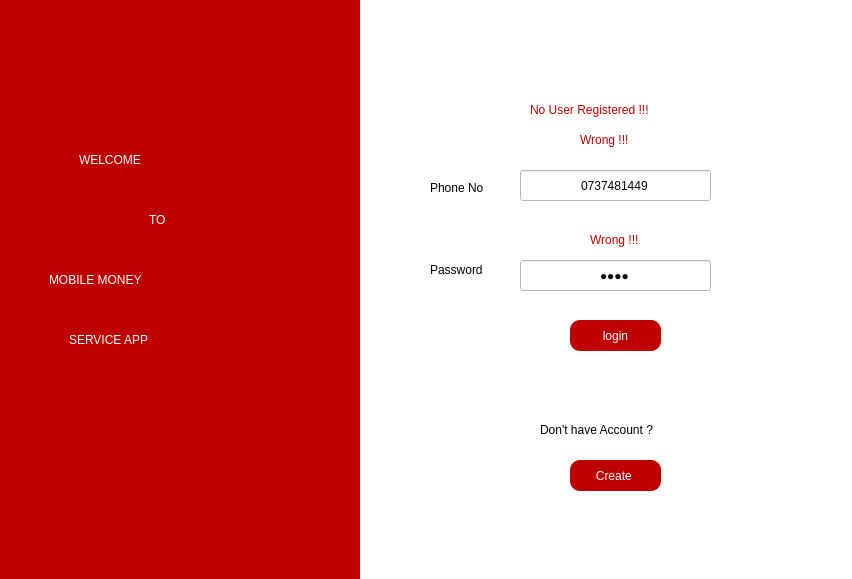
<?xml version="1.0" encoding="UTF-8"?>
<ui version="4.0">
 <class>Dialog</class>
 <widget class="QDialog" name="Dialog">
  <property name="geometry">
   <rect>
    <x>0</x>
    <y>0</y>
    <width>852</width>
    <height>579</height>
   </rect>
  </property>
  <property name="windowTitle">
   <string>Dialog</string>
  </property>
  <property name="styleSheet">
   <string notr="true">background-color: rgb(255, 255, 255);</string>
  </property>
  <widget class="QWidget" name="widget" native="true">
   <property name="geometry">
    <rect>
     <x>-1</x>
     <y>-1</y>
     <width>361</width>
     <height>581</height>
    </rect>
   </property>
   <property name="styleSheet">
    <string notr="true">background-color: rgb(189, 0, 0);
</string>
   </property>
   <widget class="QLabel" name="label_4">
    <property name="geometry">
     <rect>
      <x>80</x>
      <y>140</y>
      <width>171</width>
      <height>41</height>
     </rect>
    </property>
    <property name="styleSheet">
     <string notr="true">color: rgb(255, 255, 255);
font: 75 25pt &quot;Century Gothic&quot;;</string>
    </property>
    <property name="text">
     <string>WELCOME</string>
    </property>
   </widget>
   <widget class="QLabel" name="label_5">
    <property name="geometry">
     <rect>
      <x>150</x>
      <y>200</y>
      <width>51</width>
      <height>41</height>
     </rect>
    </property>
    <property name="styleSheet">
     <string notr="true">color: rgb(255, 255, 255);
font: 75 25pt &quot;Century Gothic&quot;;</string>
    </property>
    <property name="text">
     <string>TO</string>
    </property>
   </widget>
   <widget class="QLabel" name="label_6">
    <property name="geometry">
     <rect>
      <x>50</x>
      <y>260</y>
      <width>261</width>
      <height>41</height>
     </rect>
    </property>
    <property name="styleSheet">
     <string notr="true">color: rgb(255, 255, 255);
font: 75 25pt &quot;Century Gothic&quot;;</string>
    </property>
    <property name="text">
     <string>MOBILE MONEY</string>
    </property>
   </widget>
   <widget class="QLabel" name="label_7">
    <property name="geometry">
     <rect>
      <x>70</x>
      <y>320</y>
      <width>201</width>
      <height>41</height>
     </rect>
    </property>
    <property name="styleSheet">
     <string notr="true">color: rgb(255, 255, 255);
font: 75 25pt &quot;Century Gothic&quot;;</string>
    </property>
    <property name="text">
     <string>SERVICE APP</string>
    </property>
   </widget>
  </widget>
  <widget class="QPushButton" name="create">
   <property name="geometry">
    <rect>
     <x>570</x>
     <y>460</y>
     <width>91</width>
     <height>31</height>
    </rect>
   </property>
   <property name="styleSheet">
    <string notr="true">background-color: rgb(189, 0, 0);
color: rgb(255, 255, 255);
border-radius: 10px;
</string>
   </property>
   <property name="text">
    <string>Create </string>
   </property>
  </widget>
  <widget class="QLabel" name="label">
   <property name="geometry">
    <rect>
     <x>430</x>
     <y>180</y>
     <width>81</width>
     <height>16</height>
    </rect>
   </property>
   <property name="styleSheet">
    <string notr="true">font: 75 12pt &quot;Arial&quot;;</string>
   </property>
   <property name="text">
    <string>Phone No</string>
   </property>
  </widget>
  <widget class="QLabel" name="label_3">
   <property name="geometry">
    <rect>
     <x>430</x>
     <y>260</y>
     <width>81</width>
     <height>20</height>
    </rect>
   </property>
   <property name="styleSheet">
    <string notr="true">font: 75 12pt &quot;Arial&quot;;</string>
   </property>
   <property name="text">
    <string>Password</string>
   </property>
  </widget>
  <widget class="QLineEdit" name="ps">
   <property name="geometry">
    <rect>
     <x>520</x>
     <y>260</y>
     <width>191</width>
     <height>31</height>
    </rect>
   </property>
   <property name="styleSheet">
    <string notr="true">background-color: rgb(255, 255, 255);</string>
   </property>
   <property name="inputMethodHints">
    <set>Qt::ImhDigitsOnly|Qt::ImhHiddenText|Qt::ImhNoAutoUppercase|Qt::ImhNoPredictiveText|Qt::ImhSensitiveData</set>
   </property>
   <property name="inputMask">
    <string notr="true"/>
   </property>
   <property name="text">
    <string notr="true">1819</string>
   </property>
   <property name="echoMode">
    <enum>QLineEdit::Password</enum>
   </property>
   <property name="alignment">
    <set>Qt::AlignCenter</set>
   </property>
  </widget>
  <widget class="QPushButton" name="login">
   <property name="geometry">
    <rect>
     <x>570</x>
     <y>320</y>
     <width>91</width>
     <height>31</height>
    </rect>
   </property>
   <property name="styleSheet">
    <string notr="true">background-color: rgb(189, 0, 0);
color: rgb(255, 255, 255);
border-radius: 10px;
</string>
   </property>
   <property name="text">
    <string>login</string>
   </property>
  </widget>
  <widget class="QLabel" name="label_2">
   <property name="geometry">
    <rect>
     <x>540</x>
     <y>420</y>
     <width>151</width>
     <height>20</height>
    </rect>
   </property>
   <property name="styleSheet">
    <string notr="true">font: 75 12pt &quot;Arial&quot;;</string>
   </property>
   <property name="text">
    <string>Don't have Account ?</string>
   </property>
  </widget>
  <widget class="QLabel" name="wrong1">
   <property name="geometry">
    <rect>
     <x>580</x>
     <y>130</y>
     <width>81</width>
     <height>20</height>
    </rect>
   </property>
   <property name="styleSheet">
    <string notr="true">font: 75 12pt &quot;Arial&quot;;
color: rgb(189, 0, 0);</string>
   </property>
   <property name="text">
    <string>Wrong !!!</string>
   </property>
  </widget>
  <widget class="QLabel" name="wrong2">
   <property name="geometry">
    <rect>
     <x>590</x>
     <y>230</y>
     <width>81</width>
     <height>20</height>
    </rect>
   </property>
   <property name="styleSheet">
    <string notr="true">font: 75 12pt &quot;Arial&quot;;
color: rgb(189, 0, 0);</string>
   </property>
   <property name="text">
    <string>Wrong !!!</string>
   </property>
  </widget>
  <widget class="QLabel" name="empty">
   <property name="geometry">
    <rect>
     <x>530</x>
     <y>100</y>
     <width>161</width>
     <height>20</height>
    </rect>
   </property>
   <property name="styleSheet">
    <string notr="true">font: 75 12pt &quot;Arial&quot;;
color: rgb(189, 0, 0);</string>
   </property>
   <property name="text">
    <string>No User Registered !!!</string>
   </property>
  </widget>
  <widget class="QLineEdit" name="pnm">
   <property name="geometry">
    <rect>
     <x>520</x>
     <y>170</y>
     <width>191</width>
     <height>31</height>
    </rect>
   </property>
   <property name="styleSheet">
    <string notr="true">background-color: rgb(255, 255, 255);</string>
   </property>
   <property name="inputMethodHints">
    <set>Qt::ImhDigitsOnly</set>
   </property>
   <property name="inputMask">
    <string notr="true">0000000000</string>
   </property>
   <property name="text">
    <string notr="true">0737481449</string>
   </property>
   <property name="cursorPosition">
    <number>10</number>
   </property>
   <property name="alignment">
    <set>Qt::AlignCenter</set>
   </property>
  </widget>
 </widget>
 <resources/>
 <connections/>
</ui>
